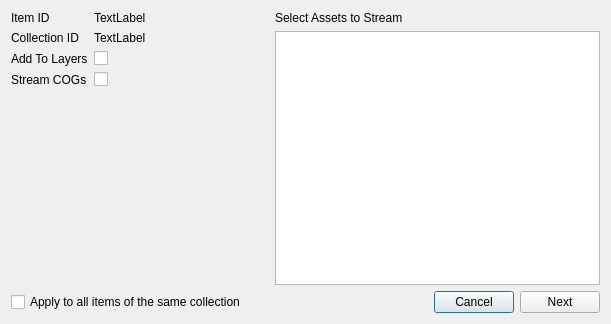
<?xml version="1.0" encoding="UTF-8"?>
<ui version="4.0">
 <class>STACBrowserDialogBase</class>
 <widget class="QDialog" name="STACBrowserDialogBase">
  <property name="geometry">
   <rect>
    <x>0</x>
    <y>0</y>
    <width>611</width>
    <height>324</height>
   </rect>
  </property>
  <property name="windowTitle">
   <string>STAC Browser</string>
  </property>
  <layout class="QGridLayout" name="gridLayout">
   <item row="0" column="0">
    <layout class="QVBoxLayout" name="verticalLayout">
     <item>
      <layout class="QHBoxLayout" name="horizontalLayout">
       <item>
        <layout class="QFormLayout" name="formLayout">
         <property name="sizeConstraint">
          <enum>QLayout::SetMaximumSize</enum>
         </property>
         <item row="0" column="1">
          <widget class="QLabel" name="itemLabel">
           <property name="minimumSize">
            <size>
             <width>175</width>
             <height>0</height>
            </size>
           </property>
           <property name="maximumSize">
            <size>
             <width>175</width>
             <height>16777215</height>
            </size>
           </property>
           <property name="text">
            <string>TextLabel</string>
           </property>
          </widget>
         </item>
         <item row="0" column="0">
          <widget class="QLabel" name="label_2">
           <property name="text">
            <string>Item ID</string>
           </property>
          </widget>
         </item>
         <item row="2" column="1">
          <widget class="QCheckBox" name="addLayersCheckbox">
           <property name="text">
            <string/>
           </property>
          </widget>
         </item>
         <item row="2" column="0">
          <widget class="QLabel" name="label_3">
           <property name="text">
            <string>Add To Layers</string>
           </property>
          </widget>
         </item>
         <item row="3" column="1">
          <widget class="QCheckBox" name="streamCheckbox">
           <property name="text">
            <string/>
           </property>
          </widget>
         </item>
         <item row="3" column="0">
          <widget class="QLabel" name="label_4">
           <property name="text">
            <string>Stream COGs</string>
           </property>
          </widget>
         </item>
         <item row="1" column="0">
          <widget class="QLabel" name="label_5">
           <property name="text">
            <string>Collection ID</string>
           </property>
          </widget>
         </item>
         <item row="1" column="1">
          <widget class="QLabel" name="collectionLabel">
           <property name="minimumSize">
            <size>
             <width>175</width>
             <height>0</height>
            </size>
           </property>
           <property name="maximumSize">
            <size>
             <width>175</width>
             <height>16777215</height>
            </size>
           </property>
           <property name="text">
            <string>TextLabel</string>
           </property>
          </widget>
         </item>
        </layout>
       </item>
       <item>
        <layout class="QVBoxLayout" name="verticalLayout_2">
         <item>
          <widget class="QLabel" name="label">
           <property name="text">
            <string>Select Assets to Stream</string>
           </property>
          </widget>
         </item>
         <item>
          <widget class="QListWidget" name="assetListWidget">
           <property name="alternatingRowColors">
            <bool>true</bool>
           </property>
          </widget>
         </item>
        </layout>
       </item>
      </layout>
     </item>
     <item>
      <layout class="QHBoxLayout" name="horizontalLayout_2">
       <item>
        <widget class="QCheckBox" name="applyAllCheckbox">
         <property name="text">
          <string>Apply to all items of the same collection</string>
         </property>
        </widget>
       </item>
       <item>
        <spacer name="horizontalSpacer">
         <property name="orientation">
          <enum>Qt::Horizontal</enum>
         </property>
         <property name="sizeHint" stdset="0">
          <size>
           <width>40</width>
           <height>20</height>
          </size>
         </property>
        </spacer>
       </item>
       <item>
        <widget class="QPushButton" name="cancelButton">
         <property name="text">
          <string>Cancel</string>
         </property>
        </widget>
       </item>
       <item>
        <widget class="QPushButton" name="nextButton">
         <property name="text">
          <string>Next</string>
         </property>
        </widget>
       </item>
      </layout>
     </item>
    </layout>
   </item>
  </layout>
 </widget>
 <resources/>
 <connections/>
</ui>
